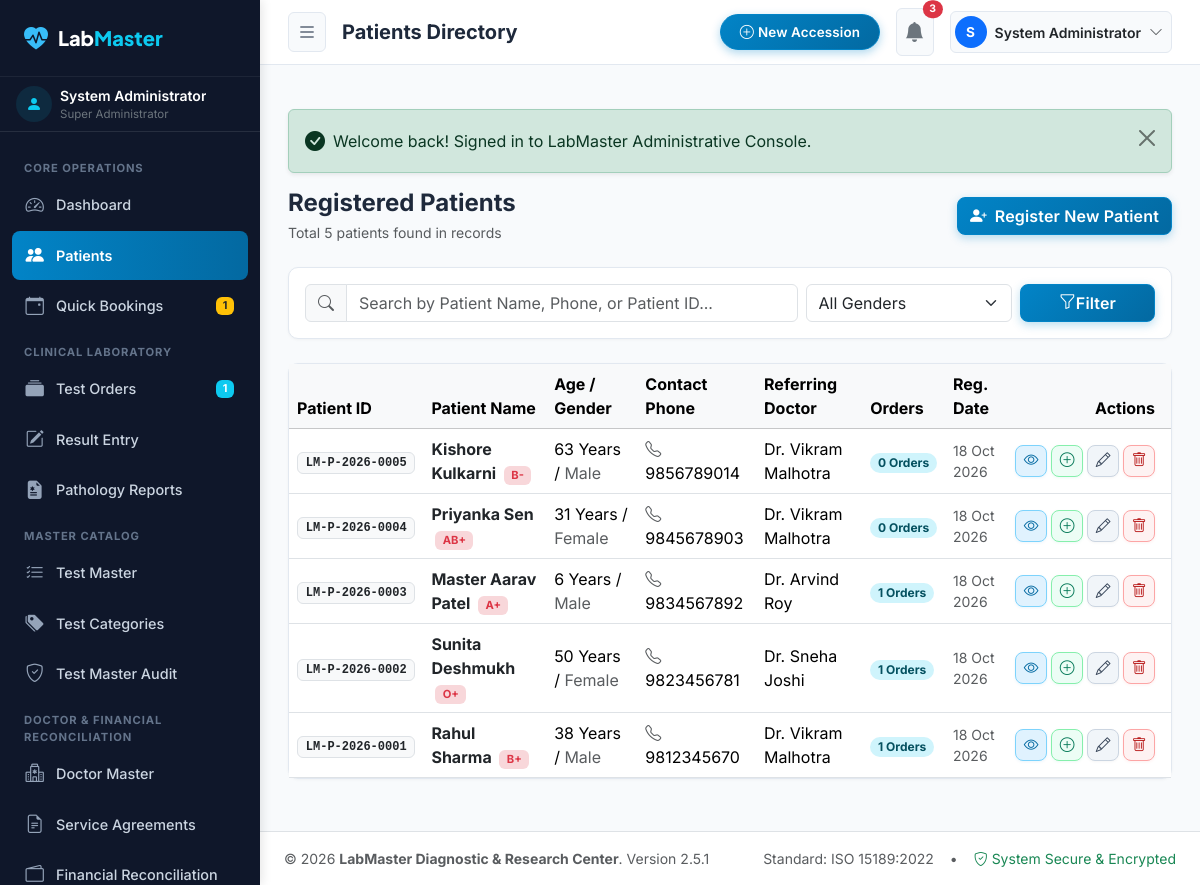
/admin/patients/index.php (signed in), run on the app's committed database.
### tables this page shows
CREATE TABLE `users` (
  `id` INT AUTO_INCREMENT PRIMARY KEY,
  `role_id` INT NOT NULL,
  `username` VARCHAR(50) NOT NULL UNIQUE,
  `email` VARCHAR(100) NOT NULL UNIQUE,
  `password_hash` VARCHAR(255) NOT NULL,
  `full_name` VARCHAR(100) NOT NULL,
  `phone` VARCHAR(20) NULL,
  `designation` VARCHAR(100) NULL,
  `qualification` VARCHAR(150) NULL,
  `registration_number` VARCHAR(50) NULL,
  `signature_image` VARCHAR(255) NULL,
  `is_active` TINYINT(1) DEFAULT 1,
  `failed_logins` INT DEFAULT 0,
  `lockout_until` DATETIME NULL,
  `last_login` DATETIME NULL,
  `created_at` TIMESTAMP DEFAULT CURRENT_TIMESTAMP,
  `updated_at` TIMESTAMP DEFAULT CURRENT_TIMESTAMP ON UPDATE CURRENT_TIMESTAMP,
  FOREIGN KEY (`role_id`) REFERENCES `roles`(`id`),
  INDEX (`username`),
  INDEX (`email`)
);

CREATE TABLE `roles` (
  `id` INT AUTO_INCREMENT PRIMARY KEY,
  `name` VARCHAR(50) NOT NULL UNIQUE,
  `slug` VARCHAR(50) NOT NULL UNIQUE,
  `description` VARCHAR(255) NULL,
  `is_system` TINYINT(1) DEFAULT 0,
  `created_at` TIMESTAMP DEFAULT CURRENT_TIMESTAMP
);

CREATE TABLE `patients` (
  `id` INT AUTO_INCREMENT PRIMARY KEY,
  `patient_id` VARCHAR(50) NOT NULL UNIQUE,
  `full_name` VARCHAR(100) NOT NULL,
  `gender` ENUM('Male', 'Female', 'Other') NOT NULL,
  `dob` DATE NULL,
  `age` INT NOT NULL,
  `age_unit` ENUM('Years', 'Months', 'Days') NOT NULL DEFAULT 'Years',
  `phone` VARCHAR(20) NOT NULL,
  `email` VARCHAR(100) NULL,
  `address` TEXT NULL,
  `blood_group` VARCHAR(10) NULL,
  `referring_doctor_id` INT NULL,
  `medical_history` TEXT NULL,
  `password_hash` VARCHAR(255) NULL,
  `created_at` TIMESTAMP DEFAULT CURRENT_TIMESTAMP,
  `updated_at` TIMESTAMP DEFAULT CURRENT_TIMESTAMP ON UPDATE CURRENT_TIMESTAMP,
  FOREIGN KEY (`referring_doctor_id`) REFERENCES `doctors`(`id`) ON DELETE SET NULL,
  INDEX (`patient_id`),
  INDEX (`phone`),
  INDEX (`full_name`)
);

CREATE TABLE `doctors` (
  `id` INT AUTO_INCREMENT PRIMARY KEY,
  `doctor_code` VARCHAR(30) NOT NULL UNIQUE,
  `name` VARCHAR(100) NOT NULL,
  `degree` VARCHAR(100) NULL,
  `specialization` VARCHAR(100) NULL,
  `clinic_hospital` VARCHAR(150) NULL,
  `phone` VARCHAR(20) NULL,
  `email` VARCHAR(100) NULL,
  `commission_rate` DECIMAL(5,2) DEFAULT 0.00,
  `notes` TEXT NULL,
  `is_active` TINYINT(1) DEFAULT 1,
  `created_at` TIMESTAMP DEFAULT CURRENT_TIMESTAMP,
  INDEX (`name`),
  INDEX (`phone`)
);

### admin/patients/index.php (the view, shortened to what the rows shown need)
<?php
$pageTitle = 'Patients Directory';
require_once dirname(__DIR__) . '/includes/auth_guard.php';
$sql = "SELECT p.*, d.name as doctor_name,
        (SELECT COUNT(*) FROM `test_orders` o WHERE o.patient_id = p.id) as total_orders
        FROM `patients` p
        LEFT JOIN `doctors` d ON p.referring_doctor_id = d.id
        WHERE 1=1";
$params = [];
$sql .= " ORDER BY p.id DESC";
$patients = Database::fetchAll($sql, $params);
require_once dirname(__DIR__) . '/includes/header.php';
?>
<div class="d-flex flex-wrap justify-content-between align-items-center mb-4 gap-2">
  <div>
    <h2 class="h4 fw-bold mb-1">Registered Patients</h2>
  </div>
</div>
<div class="admin-card">
  <div class="admin-card-body p-0">
    <div class="table-responsive">
      <table class="table table-hover align-middle mb-0">
        <thead class="table-light">
          <tr>
            <th>Patient ID</th>
            <th>Patient Name</th>
            <th>Age / Gender</th>
            <th>Contact Phone</th>
            <th>Referring Doctor</th>
            <th>Orders</th>
            <th>Reg. Date</th>
            <th class="text-end text-nowrap pe-3" style="width: 150px;">Actions</th>
          </tr>
        </thead>
        <tbody>
          <?php if (empty($patients)): ?>
            <tr>
              <td colspan="8" class="text-center text-muted py-5">
                <i class="bi bi-person-x fs-1 d-block mb-2 text-secondary"></i>
                No matching patients found.
              </td>
            </tr>
          <?php else: ?>
            <?php foreach ($patients as $p): ?>
              <tr>
                <td>
                  <span class="badge bg-light text-dark border font-monospace"><?= e($p['patient_id']) ?></span>
                </td>
                <td>
                  <a href="<?= ADMIN_URL ?>/patients/view.php?id=<?= $p['id'] ?>" class="fw-bold text-dark text-decoration-none">
                    <?= e($p['full_name']) ?>
                  </a>
                  <?php if (!empty($p['blood_group'])): ?>
                    <span class="badge bg-danger-subtle text-danger ms-1" style="font-size:0.7rem;"><?= e($p['blood_group']) ?></span>
                  <?php endif; ?>
                </td>
                <td>
                  <?= $p['age'] ?> <?= e($p['age_unit']) ?> /
                  <span class="text-muted"><?= e($p['gender']) ?></span>
                </td>
                <td>
                  <i class="bi bi-telephone me-1 text-muted"></i><?= e($p['phone']) ?>
                </td>
                <td>
                  <?= e($p['doctor_name'] ?: 'Direct / Walk-in') ?>
                </td>
                <td>
                  <span class="badge bg-info-subtle text-info-emphasis rounded-pill"><?= $p['total_orders'] ?> Orders</span>
                </td>
                <td class="small text-muted">
                  <?= format_date($p['created_at']) ?>
                </td>
                <td class="text-end text-nowrap pe-3">
                  <div class="d-inline-flex align-items-center justify-content-end gap-1">
                    <a href="<?= ADMIN_URL ?>/patients/view.php?id=<?= $p['id'] ?>" class="btn btn-sm btn-outline-primary btn-action-icon" title="View Patient Profile">
                      <i class="bi bi-eye"></i>
                    </a>
                    <?php if (Auth::can('orders.create')): ?>
                    <a href="<?= ADMIN_URL ?>/orders/create.php?patient_id=<?= $p['id'] ?>" class="btn btn-sm btn-outline-success btn-action-icon" title="New Test Order">
                      <i class="bi bi-plus-circle"></i>
                    </a>
                    <?php endif; ?>
                    <?php if (Auth::can('patients.edit')): ?>
                    <a href="<?= ADMIN_URL ?>/patients/edit.php?id=<?= $p['id'] ?>" class="btn btn-sm btn-outline-secondary btn-action-icon" title="Edit Patient Info">
                      <i class="bi bi-pencil"></i>
                    </a>
                    <form method="POST" action="<?= ADMIN_URL ?>/patients/index.php" class="d-inline m-0 p-0" onsubmit="return confirm('Delete patient <?= e(addslashes($p['full_name'])) ?> (<?= e($p['patient_id']) ?>)?');">
                      <button type="submit" class="btn btn-sm btn-outline-danger btn-action-icon" title="Delete Patient">
                        <i class="bi bi-trash"></i>
                      </button>
                    </form>
                    <?php endif; ?>
                  </div>
                </td>
              </tr>
            <?php endforeach; ?>
          <?php endif; ?>
        </tbody>
      </table>
    </div>
  </div>
</div>
<?php require_once dirname(__DIR__) . '/includes/footer.php'; ?>

### admin/includes/header.php (shortened to what the rows shown need)
<?php
require_once __DIR__ . '/auth_guard.php';
$pageTitle = $pageTitle ?? 'Admin Control Center';
?>
<!DOCTYPE html>
<html lang="en">
<head>
  <link href="https://cdn.jsdelivr.net/npm/bootstrap@5.3.3/dist/css/bootstrap.min.css" rel="stylesheet">
  <link rel="stylesheet" href="https://cdn.jsdelivr.net/npm/bootstrap-icons@1.11.3/font/bootstrap-icons.min.css">
  <link rel="stylesheet" href="<?= ASSETS_URL ?>/css/admin.css?v=<?= APP_VERSION ?>">
</head>
<body class="admin-body">
  <?php require_once __DIR__ . '/sidebar.php'; ?>
  <div class="admin-wrapper">
    <header class="admin-topbar">
      <div class="d-flex align-items-center gap-3">
        <h1 class="h5 mb-0 fw-bold d-none d-md-block text-truncate" style="max-width: 450px;">
          <?= e($pageTitle) ?>
        </h1>
      </div>
      <div class="d-flex align-items-center gap-3">
        <div class="dropdown">
          <button class="btn btn-light border-0 d-flex align-items-center gap-2 p-1 pe-2 rounded-pill" type="button" data-bs-toggle="dropdown" aria-expanded="false">
            <div class="rounded-circle bg-primary text-white d-flex align-items-center justify-content-center" style="width: 32px; height: 32px; font-size: 0.85rem; font-weight: 700;">
              <?= strtoupper(substr($currentUser['full_name'], 0, 1)) ?>
            </div>
            <span class="small fw-semibold text-dark d-none d-md-inline"><?= e($currentUser['full_name']) ?></span>
            <i class="bi bi-chevron-down text-muted small"></i>
          </button>
        </div>
      </div>
    </header>
    <main class="admin-content">

### admin/includes/sidebar.php (shortened to what the rows shown need)
<aside class="admin-sidebar">
  <div class="px-3 py-2 border-bottom border-secondary border-opacity-25 d-flex align-items-center gap-2">
    <div class="overflow-hidden">
      <div class="text-white text-truncate fw-semibold small"><?= e($currentUser['full_name']) ?></div>
      <div class="text-secondary text-truncate" style="font-size: 0.72rem;"><?= e($currentUser['role_name']) ?></div>
    </div>
  </div>
</aside>

### data on the page
users: full_name "System Administrator", role.name "Super Administrator", full_name "S"
patients: patient "LM-P-2026-0005", full_name "Kishore Kulkarni", blood_group "B-", age "63", age_unit "Years", gender "Male", phone "9856789014", referring_doctor.name "Dr. Vikram Malhotra", total_orders "0", created_at "18 Oct 2026"
patients: patient "LM-P-2026-0004", full_name "Priyanka Sen", blood_group "AB+", age "31", age_unit "Years", gender "Female", phone "9845678903", referring_doctor.name "Dr. Vikram Malhotra", total_orders "0", created_at "18 Oct 2026"
patients: patient "LM-P-2026-0003", full_name "Master Aarav Patel", blood_group "A+", age "6", age_unit "Years", gender "Male", phone "9834567892", referring_doctor.name "Dr. Arvind Roy", total_orders "1", created_at "18 Oct 2026"
patients: patient "LM-P-2026-0002", full_name "Sunita Deshmukh", blood_group "O+", age "50", age_unit "Years", gender "Female", phone "9823456781", referring_doctor.name "Dr. Sneha Joshi", total_orders "1", created_at "18 Oct 2026"
patients: patient "LM-P-2026-0001", full_name "Rahul Sharma", blood_group "B+", age "38", age_unit "Years", gender "Male", phone "9812345670", referring_doctor.name "Dr. Vikram Malhotra", total_orders "1", created_at "18 Oct 2026"

### other printed values
$pendingBookingsCount "1"
$ordersProcessingCount "1"
$pageTitle "Patients Directory"
$unreadNotifCount "3"
$flash['message'] "Welcome back! Signed in to LabMaster Administrative Console."
count($patients) "5"
Settings::get('lab_name', 'LabMaster Diagnostics') "LabMaster Diagnostic & Research Center"
APP_VERSION "2.5.1"
